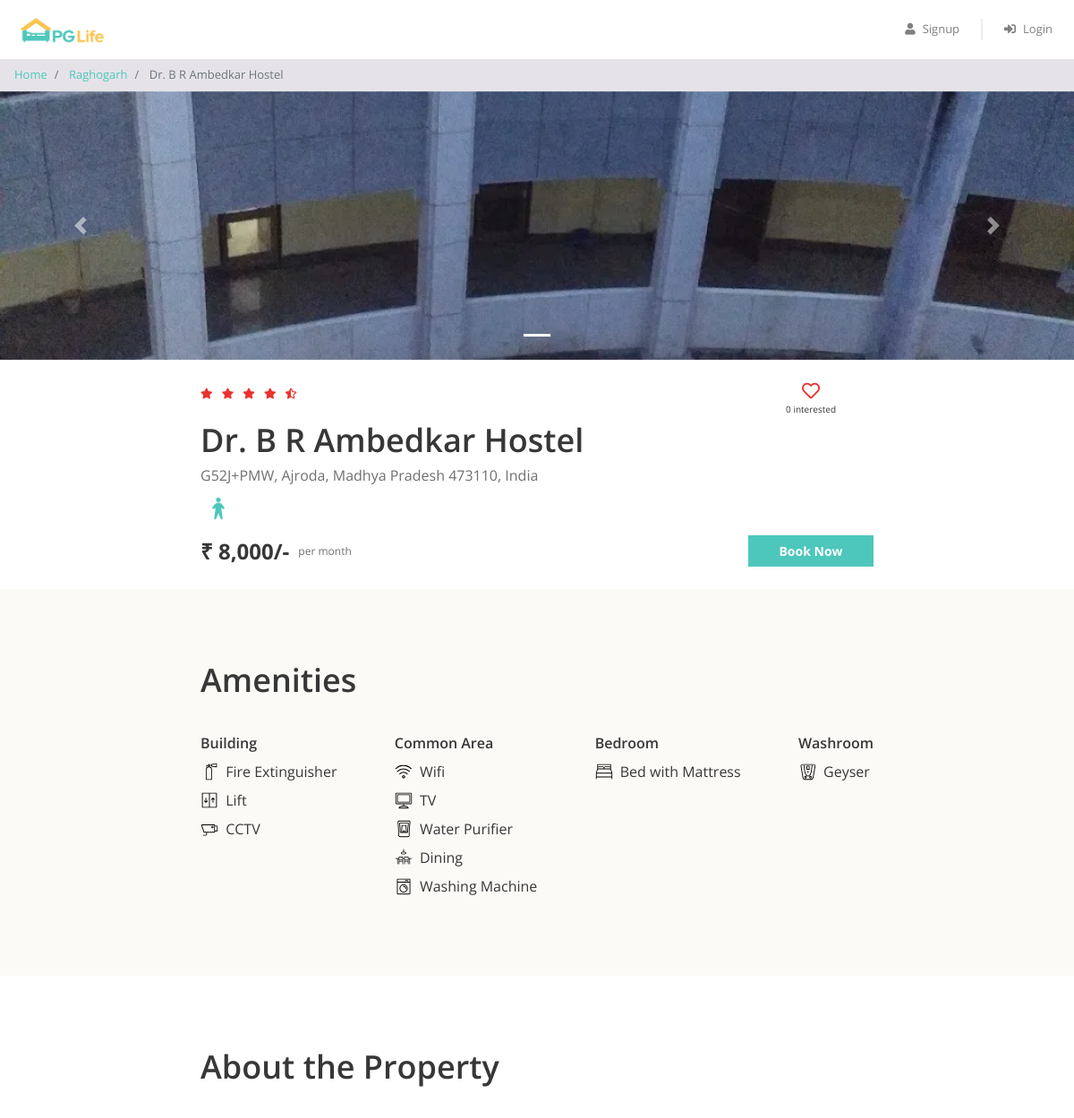
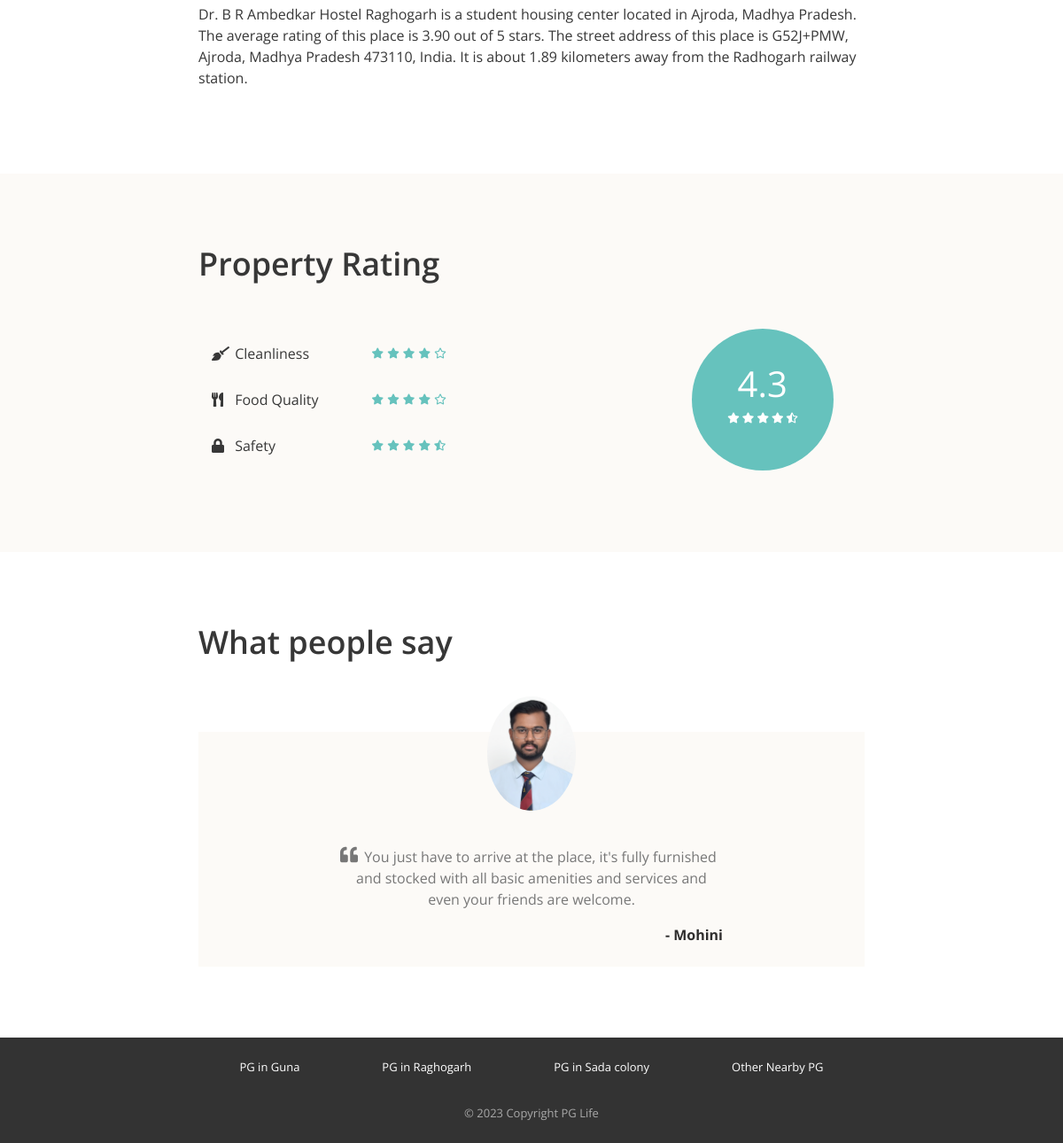
Page /property_detail.php?property_id=4 on the committed database (2 pictures, top to bottom).
### tables this page shows
CREATE TABLE `properties` (
  `id` int(11) NOT NULL,
  `city_id` int(11) NOT NULL,
  `name` varchar(150) NOT NULL,
  `address` varchar(255) NOT NULL,
  `description` longtext NOT NULL,
  `gender` enum('male','female','unisex') NOT NULL,
  `rent` int(11) NOT NULL,
  `rating_clean` float(2,1) NOT NULL,
  `rating_food` float(2,1) NOT NULL,
  `rating_safety` float(2,1) NOT NULL
);

CREATE TABLE `cities` (
  `id` int(11) NOT NULL,
  `name` varchar(150) NOT NULL
);

CREATE TABLE `amenities` (
  `id` int(11) NOT NULL,
  `name` varchar(150) NOT NULL,
  `type` varchar(150) NOT NULL,
  `icon` varchar(50) NOT NULL
);

CREATE TABLE `testimonials` (
  `id` int(11) NOT NULL,
  `property_id` int(11) NOT NULL,
  `user_name` varchar(150) NOT NULL,
  `content` longtext NOT NULL
);

### property_detail.php (the view, shortened to what this page needs)
<?php
require "includes/database_connect.php";
$property_id = $_GET["property_id"];
$sql_1 = "SELECT *, p.id AS property_id, p.name AS property_name, c.name AS city_name
            FROM properties p
            INNER JOIN cities c ON p.city_id = c.id
            WHERE p.id = $property_id";
$result_1 = mysqli_query($conn, $sql_1);
$property = mysqli_fetch_assoc($result_1);
$sql_2 = "SELECT * FROM testimonials WHERE property_id = $property_id";
$result_2 = mysqli_query($conn, $sql_2);
$testimonials = mysqli_fetch_all($result_2, MYSQLI_ASSOC);
$sql_3 = "SELECT a.*
            FROM amenities a
            INNER JOIN properties_amenities pa ON a.id = pa.amenity_id
            WHERE pa.property_id = $property_id";
$result_3 = mysqli_query($conn, $sql_3);
$amenities = mysqli_fetch_all($result_3, MYSQLI_ASSOC);
$sql_4 = "SELECT * FROM interested_users_properties WHERE property_id = $property_id";
$result_4 = mysqli_query($conn, $sql_4);
$interested_users_count = mysqli_num_rows($result_4);
?>
<!DOCTYPE html>
<html lang="en">
<head>
    <?php
    include "includes/head_links.php";
    ?>
    <link href="css/property_detail.css" rel="stylesheet" />
</head>
<body>
    <?php
    include "includes/header.php";
    ?>
    <nav aria-label="breadcrumb">
        <ol class="breadcrumb py-2">
            <li class="breadcrumb-item">
                <a href="index.php">Home</a>
            </li>
            <li class="breadcrumb-item">
                <a href="property_list.php?city=<?= $property['city_name']; ?>"><?= $property['city_name']; ?></a>
            </li>
            <li class="breadcrumb-item active" aria-current="page">
                <?= $property['property_name']; ?>
            </li>
        </ol>
    </nav>
    <div id="property-images" class="carousel slide" data-ride="carousel">
        <ol class="carousel-indicators">
            <?php
            $property_images = glob("img/properties/" . $property['property_id'] . "/*");
            foreach ($property_images as $index => $property_image) {
            ?>
                <li data-target="#property-images" data-slide-to="<?= $index ?>" class="<?= $index == 0 ? "active" : ""; ?>"></li>
            <?php
            }
            ?>
        </ol>
        <div class="carousel-inner">
            <?php
            foreach ($property_images as $index => $property_image) {
            ?>
                <div class="carousel-item <?= $index == 0 ? "active" : ""; ?>">
                    <img class="d-block w-100" src="<?= $property_image ?>" alt="slide">
                </div>
            <?php
            }
            ?>
        </div>
        <a class="carousel-control-prev" href="#property-images" role="button" data-slide="prev">
            <span class="carousel-control-prev-icon" aria-hidden="true"></span>
        </a>
        <a class="carousel-control-next" href="#property-images" role="button" data-slide="next">
            <span class="carousel-control-next-icon" aria-hidden="true"></span>
        </a>
    </div>
    <div class="property-summary page-container">
        <div class="row no-gutters justify-content-between">
            <?php
            $total_rating = ($property['rating_clean'] + $property['rating_food'] + $property['rating_safety']) / 3;
            $total_rating = round($total_rating, 1);
            ?>
            <div class="star-container" title="<?= $total_rating ?>">
                <?php
                $rating = $total_rating;
                for ($i = 0; $i < 5; $i++) {
                    if ($rating >= $i + 0.8) {
                ?>
                        <i class="fas fa-star"></i>
                    <?php
                    } elseif ($rating >= $i + 0.3) {
                    ?>
                        <i class="fas fa-star-half-alt"></i>
                    <?php
                    } else {
                    ?>
                        <i class="far fa-star"></i>
                <?php
                    }
                }
                ?>
            </div>
            <div class="interested-container">
                <?php
                $is_interested = false;
                if ($is_interested) {
                ?>
                    <i class="is-interested-image fas fa-heart"></i>
                <?php
                } else {
                ?>
                    <i class="is-interested-image far fa-heart"></i>
                <?php
                }
                ?>
                <div class="interested-text">
                    <span class="interested-user-count"><?= $interested_users_count ?></span> interested
                </div>
            </div>
        </div>
        <div class="detail-container">
            <div class="property-name"><?= $property['property_name'] ?></div>
            <div class="property-address"><?= $property['address'] ?></div>
            <div class="property-gender">
                <?php
                if ($property['gender'] == "male") {
                ?>
                    <img src="img/male.png">
                <?php
                } elseif ($property['gender'] == "female") {
                ?>
                    <img src="img/female.png">
                <?php
                } else {
                ?>
                    <img src="img/unisex.png">
                <?php
                }
                ?>
            </div>
        </div>
        <div class="row no-gutters">
            <div class="rent-container col-6">
                <div class="rent">₹ <?= number_format($property['rent']) ?>/-</div>
                <div class="rent-unit">per month</div>
            </div>
            <div class="button-container col-6">
                <a href="#" class="btn btn-primary">Book Now</a>
            </div>
        </div>
    </div>
    <div class="property-amenities">
        <div class="page-container">
            <h1>Amenities</h1>
            <div class="row justify-content-between">
                <div class="col-md-auto">
                    <h5>Building</h5>
                    <?php
                    foreach ($amenities as $amenity) {
                        if ($amenity['type'] == "Building") {
                    ?>
                            <div class="amenity-container">
                                <img src="img/amenities/<?= $amenity['icon'] ?>.svg">
                                <span><?= $amenity['name'] ?></span>
                            </div>
                    <?php
                        }
                    }
                    ?>
                </div>
                <div class="col-md-auto">
                    <h5>Common Area</h5>
                    <?php
                    foreach ($amenities as $amenity) {
                        if ($amenity['type'] == "Common Area") {
                    ?>
                            <div class="amenity-container">
                                <img src="img/amenities/<?= $amenity['icon'] ?>.svg">
                                <span><?= $amenity['name'] ?></span>
                            </div>
                    <?php
                        }
                    }
                    ?>
                </div>
                <div class="col-md-auto">
                    <h5>Bedroom</h5>
                    <?php
                    foreach ($amenities as $amenity) {
                        if ($amenity['type'] == "Bedroom") {
                    ?>
                            <div class="amenity-container">
                                <img src="img/amenities/<?= $amenity['icon'] ?>.svg">
                                <span><?= $amenity['name'] ?></span>
                            </div>
                    <?php
                        }
                    }
                    ?>
                </div>
                <div class="col-md-auto">
                    <h5>Washroom</h5>
                    <?php
                    foreach ($amenities as $amenity) {
                        if ($amenity['type'] == "Washroom") {
                    ?>
                            <div class="amenity-container">
                                <img src="img/amenities/<?= $amenity['icon'] ?>.svg">
                                <span><?= $amenity['name'] ?></span>
                            </div>
                    <?php
                        }
                    }
                    ?>
                </div>
            </div>
        </div>
    </div>
    <div class="property-about page-container">
        <h1>About the Property</h1>
        <p><?= $property['description'] ?></p>
    </div>
    <div class="property-rating">
        <div class="page-container">
            <h1>Property Rating</h1>
            <div class="row align-items-center justify-content-between">
                <div class="col-md-6">
                    <div class="rating-criteria row">
                        <div class="col-6">
                            <i class="rating-criteria-icon fas fa-broom"></i>
                            <span class="rating-criteria-text">Cleanliness</span>
                        </div>
                        <div class="rating-criteria-star-container col-6" title="<?= $property['rating_clean'] ?>">
                            <?php
                            $rating = $property['rating_clean'];
                            for ($i = 0; $i < 5; $i++) {
                                if ($rating >= $i + 0.8) {
                            ?>
                                    <i class="fas fa-star"></i>
                                <?php
                                } elseif ($rating >= $i + 0.3) {
                                ?>
                                    <i class="fas fa-star-half-alt"></i>
                                <?php
                                } else {
                                ?>
                                    <i class="far fa-star"></i>
                            <?php
                                }
                            }
                            ?>
                        </div>
                    </div>
                    <div class="rating-criteria row">
                        <div class="col-6">
                            <i class="rating-criteria-icon fas fa-utensils"></i>
                            <span class="rating-criteria-text">Food Quality</span>
                        </div>
                        <div class="rating-criteria-star-container col-6" title="<?= $property['rating_food'] ?>">
                            <?php
                            $rating = $property['rating_food'];
                            for ($i = 0; $i < 5; $i++) {
                                if ($rating >= $i + 0.8) {
                            ?>
                                    <i class="fas fa-star"></i>
                                <?php
                                } elseif ($rating >= $i + 0.3) {
                                ?>
                                    <i class="fas fa-star-half-alt"></i>
                                <?php
                                } else {
                                ?>
                                    <i class="far fa-star"></i>
                            <?php
                                }
                            }
                            ?>
                        </div>
                    </div>
                    <div class="rating-criteria row">
                        <div class="col-6">
                            <i class="rating-criteria-icon fa fa-lock"></i>
                            <span class="rating-criteria-text">Safety</span>
                        </div>
                        <div class="rating-criteria-star-container col-6" title="<?= $property['rating_safety'] ?>">
                            <?php
                            $rating = $property['rating_safety'];
                            for ($i = 0; $i < 5; $i++) {
                                if ($rating >= $i + 0.8) {
                            ?>
                                    <i class="fas fa-star"></i>
                                <?php
                                } elseif ($rating >= $i + 0.3) {
                                ?>
                                    <i class="fas fa-star-half-alt"></i>
                                <?php
                                } else {
                                ?>
                                    <i class="far fa-star"></i>
                            <?php
                                }
                            }
                            ?>
                        </div>
                    </div>
                </div>
                <div class="col-md-4">
                    <div class="rating-circle">
                        <?php
                        $total_rating = ($property['rating_clean'] + $property['rating_food'] + $property['rating_safety']) / 3;
                        $total_rating = round($total_rating, 1);
                        ?>
                        <div class="total-rating"><?= $total_rating ?></div>
                        <div class="rating-circle-star-container">
                            <?php
                            $rating = $total_rating;
                            for ($i = 0; $i < 5; $i++) {
                                if ($rating >= $i + 0.8) {
                            ?>
                                    <i class="fas fa-star"></i>
                                <?php
                                } elseif ($rating >= $i + 0.3) {
                                ?>
                                    <i class="fas fa-star-half-alt"></i>
                                <?php
                                } else {
                                ?>
                                    <i class="far fa-star"></i>
                            <?php
                                }
                            }
                            ?>
                        </div>
                    </div>
                </div>
            </div>
        </div>
    </div>
    <div class="property-testimonials page-container">
        <h1>What people say</h1>
        <?php
        foreach ($testimonials as $testimonial) {
        ?>
            <div class="testimonial-block">
                <div class="testimonial-image-container">
                    <img class="testimonial-img" src="img/man.png">
                </div>
                <div class="testimonial-text">
                    <i class="fa fa-quote-left" aria-hidden="true"></i>
                    <p><?= $testimonial['content'] ?></p>
                </div>
                <div class="testimonial-name">- <?= $testimonial['user_name'] ?></div>
            </div>
        <?php
        }
        ?>
    </div>
    <?php
    include "includes/footer.php";
    ?>
</body>
</html>

### rows in the picture
properties: city.name "Raghogarh", name "Dr. B R Ambedkar Hostel", address "G52J+PMW, Ajroda, Madhya Pradesh 473110, India", rent "8,000", description "Dr. B R Ambedkar Hostel Raghogarh is a student housing center located in Ajroda, Madhya Pradesh. The average rating of this place is 3.90 out of 5 stars. The street address of this place is G52J+PMW, Ajroda, Madhya Pradesh 473110, India. It is about 1.89 kilometers away from the Radhogarh railway station.", total_rating "4.3"
amenities: icon (picture), name "Fire Extinguisher"
amenities: icon (picture), name "Lift"
amenities: icon (picture), name "CCTV"
amenities: icon (picture), name "Wifi"
amenities: shows a picture, name "TV"
amenities: icon (picture), name "Water Purifier"
amenities: icon (picture), name "Dining"
amenities: icon (picture), name "Washing Machine"
amenities: name "Bed with Mattress"
amenities: icon (picture), name "Geyser"
testimonials: content "You just have to arrive at the place, it's fully furnished and stocked with all basic amenities and services and even your friends are welcome.", user_name "Mohini"

### other values in the picture
$interested_users_count "0"
